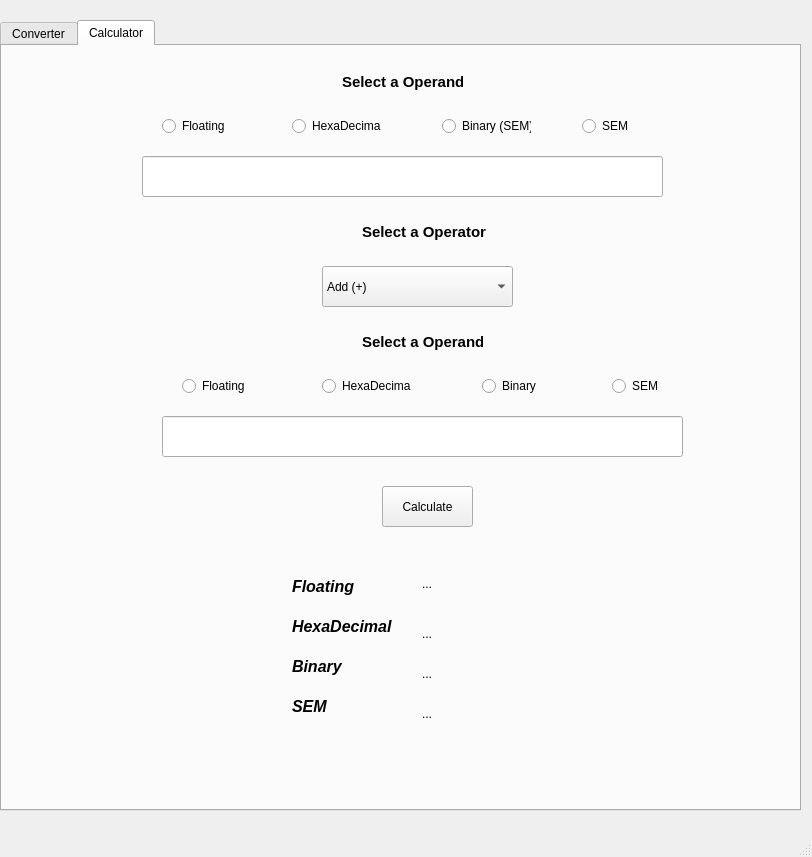
<?xml version="1.0" encoding="UTF-8"?>
<ui version="4.0">
 <class>MainWindow</class>
 <widget class="QMainWindow" name="MainWindow">
  <property name="geometry">
   <rect>
    <x>0</x>
    <y>0</y>
    <width>812</width>
    <height>857</height>
   </rect>
  </property>
  <property name="windowTitle">
   <string>MainWindow</string>
  </property>
  <widget class="QWidget" name="centralwidget">
   <widget class="QTabWidget" name="tabWidget">
    <property name="geometry">
     <rect>
      <x>0</x>
      <y>20</y>
      <width>801</width>
      <height>791</height>
     </rect>
    </property>
    <property name="currentIndex">
     <number>1</number>
    </property>
    <property name="tabsClosable">
     <bool>false</bool>
    </property>
    <property name="movable">
     <bool>true</bool>
    </property>
    <widget class="QWidget" name="tabConv">
     <attribute name="title">
      <string>Converter</string>
     </attribute>
     <widget class="QLineEdit" name="txt_InpConv">
      <property name="geometry">
       <rect>
        <x>140</x>
        <y>110</y>
        <width>391</width>
        <height>41</height>
       </rect>
      </property>
     </widget>
     <widget class="QPushButton" name="btn_Conv">
      <property name="geometry">
       <rect>
        <x>560</x>
        <y>110</y>
        <width>91</width>
        <height>41</height>
       </rect>
      </property>
      <property name="text">
       <string>Convert</string>
      </property>
     </widget>
     <widget class="QLabel" name="lbl_SlctConv">
      <property name="geometry">
       <rect>
        <x>340</x>
        <y>20</y>
        <width>121</width>
        <height>31</height>
       </rect>
      </property>
      <property name="font">
       <font>
        <pointsize>11</pointsize>
        <bold>true</bold>
       </font>
      </property>
      <property name="mouseTracking">
       <bool>false</bool>
      </property>
      <property name="text">
       <string>Select a Operand</string>
      </property>
     </widget>
     <widget class="QRadioButton" name="rad_FloatConv">
      <property name="geometry">
       <rect>
        <x>160</x>
        <y>80</y>
        <width>89</width>
        <height>20</height>
       </rect>
      </property>
      <property name="text">
       <string>Floating</string>
      </property>
     </widget>
     <widget class="QRadioButton" name="rad_HexDConv">
      <property name="geometry">
       <rect>
        <x>260</x>
        <y>80</y>
        <width>89</width>
        <height>20</height>
       </rect>
      </property>
      <property name="text">
       <string>HexaDecimal</string>
      </property>
     </widget>
     <widget class="QRadioButton" name="rad_BnryConv">
      <property name="geometry">
       <rect>
        <x>380</x>
        <y>80</y>
        <width>89</width>
        <height>20</height>
       </rect>
      </property>
      <property name="text">
       <string>Binary</string>
      </property>
     </widget>
     <widget class="QLabel" name="lbl_FloatConv">
      <property name="geometry">
       <rect>
        <x>200</x>
        <y>220</y>
        <width>101</width>
        <height>21</height>
       </rect>
      </property>
      <property name="font">
       <font>
        <pointsize>12</pointsize>
        <italic>true</italic>
        <bold>true</bold>
       </font>
      </property>
      <property name="text">
       <string>Floating</string>
      </property>
     </widget>
     <widget class="QLabel" name="lbl_hexDConv">
      <property name="geometry">
       <rect>
        <x>200</x>
        <y>290</y>
        <width>101</width>
        <height>21</height>
       </rect>
      </property>
      <property name="font">
       <font>
        <pointsize>12</pointsize>
        <italic>true</italic>
        <bold>true</bold>
       </font>
      </property>
      <property name="text">
       <string>HexaDecimal</string>
      </property>
     </widget>
     <widget class="QLabel" name="lbl_bnryConv">
      <property name="geometry">
       <rect>
        <x>200</x>
        <y>360</y>
        <width>101</width>
        <height>21</height>
       </rect>
      </property>
      <property name="font">
       <font>
        <pointsize>12</pointsize>
        <italic>true</italic>
        <bold>true</bold>
       </font>
      </property>
      <property name="text">
       <string>Binary</string>
      </property>
     </widget>
     <widget class="QLabel" name="lbl_fltSolConv">
      <property name="geometry">
       <rect>
        <x>330</x>
        <y>220</y>
        <width>141</width>
        <height>16</height>
       </rect>
      </property>
      <property name="text">
       <string>...</string>
      </property>
     </widget>
     <widget class="QLabel" name="lbl_hexDSolConv">
      <property name="geometry">
       <rect>
        <x>330</x>
        <y>290</y>
        <width>141</width>
        <height>16</height>
       </rect>
      </property>
      <property name="text">
       <string>...</string>
      </property>
     </widget>
     <widget class="QLabel" name="lbl_bnrySolConv">
      <property name="geometry">
       <rect>
        <x>330</x>
        <y>360</y>
        <width>141</width>
        <height>16</height>
       </rect>
      </property>
      <property name="text">
       <string>...</string>
      </property>
     </widget>
     <widget class="QLabel" name="lbl_SemConv">
      <property name="geometry">
       <rect>
        <x>200</x>
        <y>410</y>
        <width>101</width>
        <height>21</height>
       </rect>
      </property>
      <property name="font">
       <font>
        <pointsize>12</pointsize>
        <italic>true</italic>
        <bold>true</bold>
       </font>
      </property>
      <property name="text">
       <string>SEM</string>
      </property>
     </widget>
     <widget class="QLabel" name="lbl_bnrySolConv_2">
      <property name="geometry">
       <rect>
        <x>330</x>
        <y>410</y>
        <width>141</width>
        <height>16</height>
       </rect>
      </property>
      <property name="text">
       <string>...</string>
      </property>
     </widget>
     <widget class="QRadioButton" name="rad_SemConv">
      <property name="geometry">
       <rect>
        <x>470</x>
        <y>80</y>
        <width>89</width>
        <height>20</height>
       </rect>
      </property>
      <property name="text">
       <string>SEM</string>
      </property>
     </widget>
    </widget>
    <widget class="QWidget" name="tabCalc">
     <attribute name="title">
      <string>Calculator</string>
     </attribute>
     <widget class="QLabel" name="lbl_SlctCal">
      <property name="geometry">
       <rect>
        <x>340</x>
        <y>20</y>
        <width>121</width>
        <height>31</height>
       </rect>
      </property>
      <property name="font">
       <font>
        <pointsize>11</pointsize>
        <bold>true</bold>
       </font>
      </property>
      <property name="mouseTracking">
       <bool>false</bool>
      </property>
      <property name="text">
       <string>Select a Operand</string>
      </property>
     </widget>
     <widget class="QRadioButton" name="rad_FloatCal">
      <property name="geometry">
       <rect>
        <x>160</x>
        <y>70</y>
        <width>89</width>
        <height>20</height>
       </rect>
      </property>
      <property name="text">
       <string>Floating</string>
      </property>
     </widget>
     <widget class="QLineEdit" name="txt_InpCal">
      <property name="geometry">
       <rect>
        <x>140</x>
        <y>110</y>
        <width>521</width>
        <height>41</height>
       </rect>
      </property>
     </widget>
     <widget class="QRadioButton" name="rad_BnryCal">
      <property name="geometry">
       <rect>
        <x>440</x>
        <y>70</y>
        <width>89</width>
        <height>20</height>
       </rect>
      </property>
      <property name="text">
       <string>Binary (SEM)</string>
      </property>
     </widget>
     <widget class="QRadioButton" name="rad_HexDCal">
      <property name="geometry">
       <rect>
        <x>290</x>
        <y>70</y>
        <width>89</width>
        <height>20</height>
       </rect>
      </property>
      <property name="text">
       <string>HexaDecimal</string>
      </property>
     </widget>
     <widget class="QPushButton" name="btn_CalOP">
      <property name="geometry">
       <rect>
        <x>380</x>
        <y>440</y>
        <width>91</width>
        <height>41</height>
       </rect>
      </property>
      <property name="text">
       <string>Calculate</string>
      </property>
     </widget>
     <widget class="QComboBox" name="ddl_Operator">
      <property name="geometry">
       <rect>
        <x>320</x>
        <y>220</y>
        <width>191</width>
        <height>41</height>
       </rect>
      </property>
      <item>
       <property name="text">
        <string>Add (+)</string>
       </property>
      </item>
      <item>
       <property name="text">
        <string>Subtract (-)</string>
       </property>
      </item>
      <item>
       <property name="text">
        <string>Multiply (*)</string>
       </property>
      </item>
      <item>
       <property name="text">
        <string>Divide (/)</string>
       </property>
      </item>
      <item>
       <property name="text">
        <string>AND (&amp;&amp;)</string>
       </property>
      </item>
      <item>
       <property name="text">
        <string>NOT ( ! )</string>
       </property>
      </item>
      <item>
       <property name="text">
        <string>OR ( || )</string>
       </property>
      </item>
      <item>
       <property name="text">
        <string>NOR ( ~| )</string>
       </property>
      </item>
      <item>
       <property name="text">
        <string>XOR (^)</string>
       </property>
      </item>
      <item>
       <property name="text">
        <string>SHR</string>
       </property>
      </item>
      <item>
       <property name="text">
        <string>SHL</string>
       </property>
      </item>
     </widget>
     <widget class="QLabel" name="lbl_SlctCalOP">
      <property name="geometry">
       <rect>
        <x>360</x>
        <y>170</y>
        <width>131</width>
        <height>31</height>
       </rect>
      </property>
      <property name="font">
       <font>
        <pointsize>11</pointsize>
        <bold>true</bold>
       </font>
      </property>
      <property name="mouseTracking">
       <bool>false</bool>
      </property>
      <property name="text">
       <string>Select a Operator</string>
      </property>
     </widget>
     <widget class="QRadioButton" name="rad_BnryCalOP">
      <property name="geometry">
       <rect>
        <x>480</x>
        <y>330</y>
        <width>89</width>
        <height>20</height>
       </rect>
      </property>
      <property name="text">
       <string>Binary</string>
      </property>
     </widget>
     <widget class="QLabel" name="lbl_SlctOP">
      <property name="geometry">
       <rect>
        <x>360</x>
        <y>280</y>
        <width>121</width>
        <height>31</height>
       </rect>
      </property>
      <property name="font">
       <font>
        <pointsize>11</pointsize>
        <bold>true</bold>
       </font>
      </property>
      <property name="mouseTracking">
       <bool>false</bool>
      </property>
      <property name="text">
       <string>Select a Operand</string>
      </property>
     </widget>
     <widget class="QRadioButton" name="rad_FloatCalOP">
      <property name="geometry">
       <rect>
        <x>180</x>
        <y>330</y>
        <width>89</width>
        <height>20</height>
       </rect>
      </property>
      <property name="text">
       <string>Floating</string>
      </property>
     </widget>
     <widget class="QRadioButton" name="rad_HexDCalOP">
      <property name="geometry">
       <rect>
        <x>320</x>
        <y>330</y>
        <width>89</width>
        <height>20</height>
       </rect>
      </property>
      <property name="text">
       <string>HexaDecimal</string>
      </property>
     </widget>
     <widget class="QLineEdit" name="txt_InpCalOP">
      <property name="geometry">
       <rect>
        <x>160</x>
        <y>370</y>
        <width>521</width>
        <height>41</height>
       </rect>
      </property>
     </widget>
     <widget class="QLabel" name="lbl_fltSolOP_2">
      <property name="geometry">
       <rect>
        <x>420</x>
        <y>580</y>
        <width>141</width>
        <height>16</height>
       </rect>
      </property>
      <property name="text">
       <string>...</string>
      </property>
     </widget>
     <widget class="QLabel" name="lbl_fltSolOP">
      <property name="geometry">
       <rect>
        <x>420</x>
        <y>620</y>
        <width>141</width>
        <height>16</height>
       </rect>
      </property>
      <property name="text">
       <string>...</string>
      </property>
     </widget>
     <widget class="QLabel" name="lbl_hexaDOP">
      <property name="geometry">
       <rect>
        <x>290</x>
        <y>570</y>
        <width>101</width>
        <height>21</height>
       </rect>
      </property>
      <property name="font">
       <font>
        <pointsize>12</pointsize>
        <italic>true</italic>
        <bold>true</bold>
       </font>
      </property>
      <property name="text">
       <string>HexaDecimal</string>
      </property>
     </widget>
     <widget class="QLabel" name="lbl_bnryOP">
      <property name="geometry">
       <rect>
        <x>290</x>
        <y>610</y>
        <width>101</width>
        <height>21</height>
       </rect>
      </property>
      <property name="font">
       <font>
        <pointsize>12</pointsize>
        <italic>true</italic>
        <bold>true</bold>
       </font>
      </property>
      <property name="text">
       <string>Binary</string>
      </property>
     </widget>
     <widget class="QLabel" name="lbl_fltSolOP_3">
      <property name="geometry">
       <rect>
        <x>420</x>
        <y>530</y>
        <width>141</width>
        <height>16</height>
       </rect>
      </property>
      <property name="text">
       <string>...</string>
      </property>
     </widget>
     <widget class="QLabel" name="lbl_FloatingOP">
      <property name="geometry">
       <rect>
        <x>290</x>
        <y>530</y>
        <width>101</width>
        <height>21</height>
       </rect>
      </property>
      <property name="font">
       <font>
        <pointsize>12</pointsize>
        <italic>true</italic>
        <bold>true</bold>
       </font>
      </property>
      <property name="text">
       <string>Floating</string>
      </property>
     </widget>
     <widget class="QLabel" name="lbl_SemOP">
      <property name="geometry">
       <rect>
        <x>290</x>
        <y>650</y>
        <width>101</width>
        <height>21</height>
       </rect>
      </property>
      <property name="font">
       <font>
        <pointsize>12</pointsize>
        <italic>true</italic>
        <bold>true</bold>
       </font>
      </property>
      <property name="text">
       <string>SEM</string>
      </property>
     </widget>
     <widget class="QLabel" name="lbl_fltSolOP_4">
      <property name="geometry">
       <rect>
        <x>420</x>
        <y>660</y>
        <width>141</width>
        <height>16</height>
       </rect>
      </property>
      <property name="text">
       <string>...</string>
      </property>
     </widget>
     <widget class="QRadioButton" name="rad_SemCalOP">
      <property name="geometry">
       <rect>
        <x>610</x>
        <y>330</y>
        <width>89</width>
        <height>20</height>
       </rect>
      </property>
      <property name="text">
       <string>SEM</string>
      </property>
     </widget>
     <widget class="QRadioButton" name="rad_SemCal">
      <property name="geometry">
       <rect>
        <x>580</x>
        <y>70</y>
        <width>89</width>
        <height>20</height>
       </rect>
      </property>
      <property name="text">
       <string>SEM</string>
      </property>
     </widget>
    </widget>
   </widget>
  </widget>
  <widget class="QMenuBar" name="menubar">
   <property name="geometry">
    <rect>
     <x>0</x>
     <y>0</y>
     <width>812</width>
     <height>22</height>
    </rect>
   </property>
  </widget>
  <widget class="QStatusBar" name="statusbar"/>
 </widget>
 <resources/>
 <connections/>
</ui>
